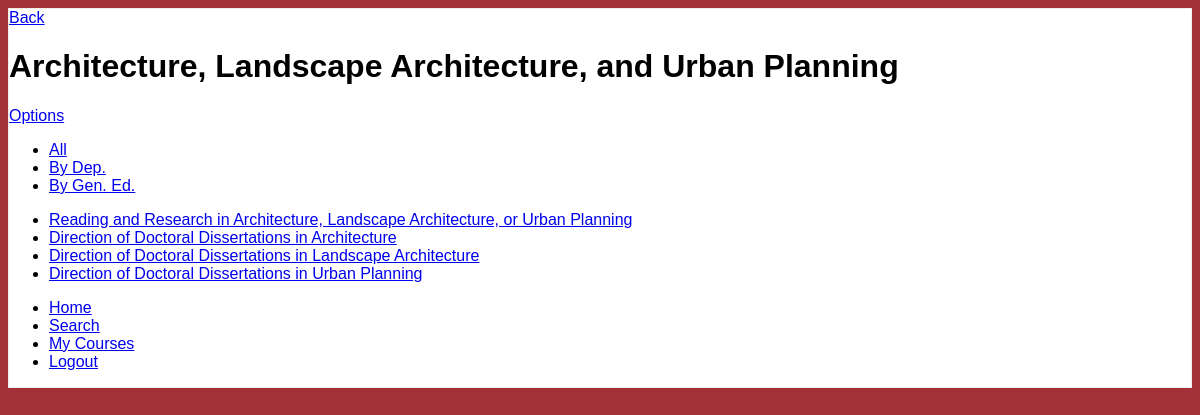
Page /index.php/courses/department/239 (signed in) on the committed database.
### tables this page shows
CREATE TABLE IF NOT EXISTS `Courses` (
  `course_unique` int(10) unsigned NOT NULL AUTO_INCREMENT,
  `course_number` int(8) unsigned NOT NULL,
  `title` varchar(255) NOT NULL,
  `instr_apr_req` varchar(1) NOT NULL,
  `year` int(4) NOT NULL,
  `cat_num` int(8) unsigned NOT NULL,
  `offered` varchar(1) NOT NULL,
  `type` varchar(255) DEFAULT NULL,
  `level` varchar(255) DEFAULT NULL,
  `course_group` varchar(255) DEFAULT NULL,
  `enrollment_limit` int(8) unsigned DEFAULT NULL,
  `meeting_text` text,
  `faculty_text` text,
  `description` text,
  `prerequisites` varchar(255) DEFAULT NULL,
  `notes` text,
  PRIMARY KEY (`course_unique`)
);

### application/controllers/courses.php (called while the page is built, shortened)
<?php
class Courses extends CI_Controller {
	public function __construct()
	{
		$this->load->model('courses_model');
		$this->load->helper('url');
		$this->load->helper('login');
		$this->load->helper('courses');
		$this->load->model('users_model');
	}
	public function department($id = FALSE)
	{
		$data['results'] = $this->courses_model->get_department($id);
		$data['functionSegment'] = 'course';
		$data['pageTitle'] = $this->courses_model->get_department_name($id);
		$this->load->view('templates/header');
		$this->load->view('pages/list_view', $data);
		$this->load->view('templates/footer');
	}
}

### html/index.php (called while the page is built, shortened)
<?php
require_once BASEPATH.'core/CodeIgniter.php';

### application/models/courses_model.php (called while the page is built, shortened)
<?php
class Courses_model extends CI_Model {
    public function get_department($id)
    {
        $this->db->select('Courses.title,Courses.course_unique,Department.short_name');
        $this->db->from('Courses');
        $this->db->join('Course_Department','Courses.course_unique = Course_Department.course_unique');
        $this->db->join('Department','Course_Department.dept_number = Department.dept_number');
        $this->db->where('Department.dept_number', $id);
		$query = $this->db->get();
		return $query->result_array();
    }
    public function get_department_name($id)
    {
        $this->db->select('Department.short_name');
        $this->db->from('Department');
        $this->db->where('Department.dept_number', $id);
		$query = $this->db->get();
		$department = $query->row();
		return $department->short_name;
    }
}
?>

### application/views/pages/list_view.php (the view, shortened to what this page needs)
<div data-role="page"  class="ui-body-a">
	<div data-role="header" data-theme="a">
	<a href="javascript:history.back()"  data-role="button"  data-icon="arrow-l" data-iconpos="notext">Back</a>
	<h1><?php echo $pageTitle?></h1>
	<a href="#popupPanel" data-rel="popup" data-transition="slide" data-position-to="window" data-role="button" data-icon="gear" data-iconpos="notext">Options</a>
    <?php if(($pageTitle !== 'Search Results') && ($pageTitle !== 'My Courses') && ($pageTitle !== 'Recently Viewed')): ?>
    <div data-role="navbar"  data-theme="a">
		<ul>
			<li><a href="<?php echo site_url('courses')?>">All</a></li>
			<li><a href="<?php echo site_url('courses/departments')?>">By Dep.</a></li>
			<li><a href="<?php echo site_url('courses/gened_areas')?>">By Gen. Ed.</a></li>
		</ul>
	</div>
	<?php endif ?>
    </div>
    <div data-role="content">
	<ul data-role="listview"  data-autodividers="true" data-filter="true">
		<?php foreach ($results as $result): ?>
            <?php
            if($pageTitle == 'Departments')
            {
        	    $functionSegment = 'department';
                $argumentSegment = $result['dept_number'];
                $objectName = $result['short_name'];
            }
            elseif($pageTitle == 'Gen Ed Areas')
            {
        	    $data['functionSegment'] = 'gened_area';
                $argumentSegment = $result['req_number'];
                $objectName = $result['name'];
            }
            else
            {
                $functionSegment = 'course';
                $argumentSegment = $result['course_unique'];
                $objectName = $result['title'];
            }
            ?>
                 <?php $segments = array('courses',$functionSegment,$argumentSegment); ?>
                <li><a href="<?php echo site_url($segments) ?>" >  <?php echo $objectName ?></a></li>
        <?php endforeach ?>
	    </ul>
	</div>
    <div data-role="footer" data-position="fixed">
	    <div data-role="navbar">
		    <ul>
			    <li><a href="<?php echo site_url('home')?>"  data-icon="home">Home</a></li>
			    <li><a href="<?php echo site_url('courses/advanced_search')?>"  data-icon="search">Search</a></li>
			    <li><a href="<?php echo site_url('users/my_courses')?>"  data-icon="info">My Courses</a></li>
			    <li><a href="<?php echo site_url('users/logout')?>"  data-icon="minus">Logout</a></li>
		    </ul>
	    </div>
    </div>
</div>

### html/css/main.css (style rules this page uses)
body { color: #6c6c6c; background-color:#a23138; }

### rows in the picture
courses: title "Reading and Research in Architecture, Landscape Architecture, or Urban Planning"
courses: title "Direction of Doctoral Dissertations in Architecture"
courses: title "Direction of Doctoral Dissertations in Landscape Architecture"
courses: title "Direction of Doctoral Dissertations in Urban Planning"

### other values in the picture
$pageTitle "Architecture, Landscape Architecture, and Urban Planning"
